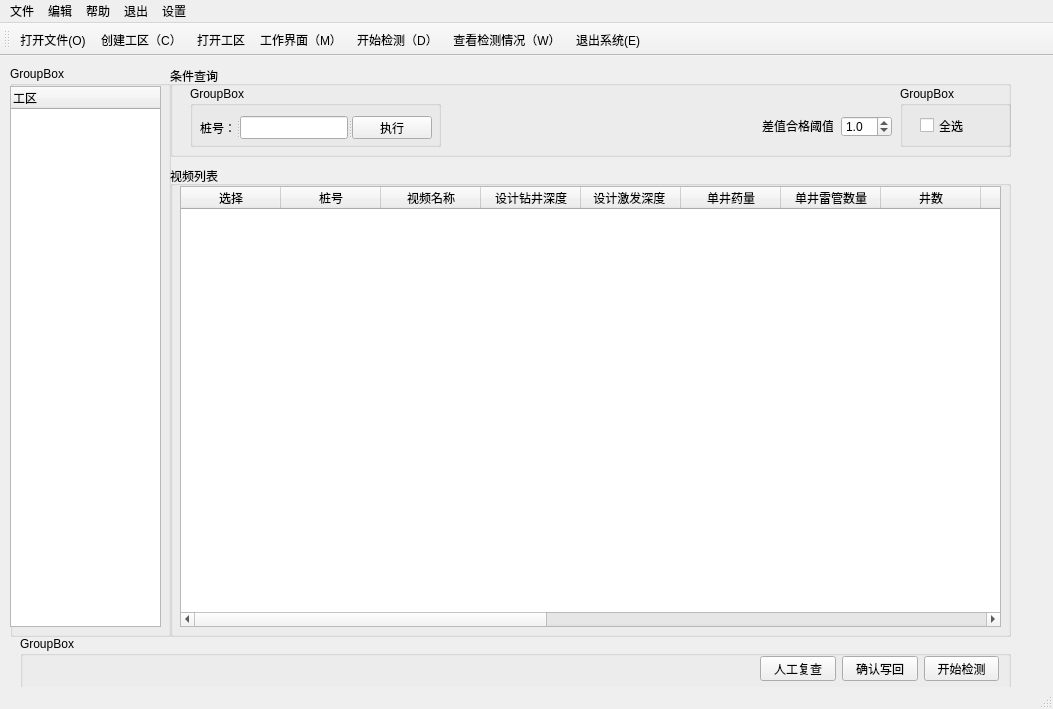
<?xml version="1.0" encoding="UTF-8"?>
<ui version="4.0">
 <class>MainWindow</class>
 <widget class="QMainWindow" name="MainWindow">
  <property name="geometry">
   <rect>
    <x>0</x>
    <y>0</y>
    <width>1053</width>
    <height>709</height>
   </rect>
  </property>
  <property name="windowTitle">
   <string>MainWindow</string>
  </property>
  <widget class="QWidget" name="centralwidget">
   <widget class="QStackedWidget" name="stackedWidget">
    <property name="geometry">
     <rect>
      <x>10</x>
      <y>10</y>
      <width>1021</width>
      <height>651</height>
     </rect>
    </property>
    <property name="currentIndex">
     <number>2</number>
    </property>
    <widget class="QWidget" name="page">
     <widget class="QLabel" name="label_2">
      <property name="geometry">
       <rect>
        <x>10</x>
        <y>470</y>
        <width>60</width>
        <height>18</height>
       </rect>
      </property>
      <property name="text">
       <string>处理内容：</string>
      </property>
     </widget>
     <widget class="QLabel" name="label">
      <property name="geometry">
       <rect>
        <x>282</x>
        <y>470</y>
        <width>60</width>
        <height>18</height>
       </rect>
      </property>
      <property name="text">
       <string>处理进度：</string>
      </property>
     </widget>
     <widget class="QGroupBox" name="groupBox">
      <property name="geometry">
       <rect>
        <x>0</x>
        <y>10</y>
        <width>720</width>
        <height>435</height>
       </rect>
      </property>
      <property name="title">
       <string>检测情况</string>
      </property>
      <layout class="QVBoxLayout" name="verticalLayout">
       <item>
        <layout class="QVBoxLayout" name="verticalLayout_7">
         <item>
          <layout class="QHBoxLayout" name="horizontalLayout_3">
           <item>
            <layout class="QHBoxLayout" name="horizontalLayout_2"/>
           </item>
          </layout>
         </item>
        </layout>
       </item>
       <item>
        <widget class="QTableWidget" name="detailsWidget">
         <property name="minimumSize">
          <size>
           <width>700</width>
           <height>400</height>
          </size>
         </property>
         <property name="sortingEnabled">
          <bool>false</bool>
         </property>
         <column>
          <property name="text">
           <string>序号</string>
          </property>
          <property name="font">
           <font>
            <bold>true</bold>
           </font>
          </property>
         </column>
         <column>
          <property name="text">
           <string>桩号</string>
          </property>
         </column>
         <column>
          <property name="text">
           <string>负责人</string>
          </property>
          <property name="font">
           <font>
            <bold>true</bold>
           </font>
          </property>
         </column>
         <column>
          <property name="text">
           <string>日期</string>
          </property>
          <property name="font">
           <font>
            <bold>true</bold>
           </font>
          </property>
         </column>
         <column>
          <property name="text">
           <string>药柱(个数)</string>
          </property>
          <property name="font">
           <font>
            <bold>true</bold>
           </font>
          </property>
         </column>
         <column>
          <property name="text">
           <string>下药杆(个数)</string>
          </property>
          <property name="font">
           <font>
            <bold>true</bold>
           </font>
          </property>
         </column>
         <column>
          <property name="text">
           <string>设计井深</string>
          </property>
          <property name="font">
           <font>
            <bold>true</bold>
           </font>
          </property>
         </column>
         <column>
          <property name="text">
           <string>雷管个数</string>
          </property>
          <property name="font">
           <font>
            <bold>true</bold>
           </font>
          </property>
         </column>
         <column>
          <property name="text">
           <string>药柱个数</string>
          </property>
          <property name="font">
           <font>
            <bold>true</bold>
           </font>
          </property>
         </column>
         <column>
          <property name="text">
           <string>下药杆数目</string>
          </property>
          <property name="font">
           <font>
            <bold>true</bold>
           </font>
          </property>
         </column>
         <column>
          <property name="text">
           <string>人工复检</string>
          </property>
          <property name="font">
           <font>
            <bold>true</bold>
           </font>
          </property>
         </column>
         <column>
          <property name="text">
           <string>状态</string>
          </property>
          <property name="font">
           <font>
            <bold>true</bold>
           </font>
          </property>
         </column>
        </widget>
       </item>
      </layout>
     </widget>
     <widget class="QLabel" name="processDetails">
      <property name="geometry">
       <rect>
        <x>76</x>
        <y>470</y>
        <width>200</width>
        <height>18</height>
       </rect>
      </property>
      <property name="minimumSize">
       <size>
        <width>200</width>
        <height>0</height>
       </size>
      </property>
      <property name="text">
       <string>无</string>
      </property>
     </widget>
     <widget class="QProgressBar" name="progressBar">
      <property name="geometry">
       <rect>
        <x>348</x>
        <y>471</y>
        <width>112</width>
        <height>16</height>
       </rect>
      </property>
      <property name="maximumSize">
       <size>
        <width>16777215</width>
        <height>16</height>
       </size>
      </property>
      <property name="value">
       <number>0</number>
      </property>
     </widget>
     <widget class="QWidget" name="layoutWidget">
      <property name="geometry">
       <rect>
        <x>740</x>
        <y>20</y>
        <width>131</width>
        <height>501</height>
       </rect>
      </property>
      <layout class="QHBoxLayout" name="horizontalLayout">
       <item>
        <layout class="QVBoxLayout" name="verticalLayout_6">
         <item>
          <widget class="QGroupBox" name="groupBox_2">
           <property name="maximumSize">
            <size>
             <width>200</width>
             <height>200</height>
            </size>
           </property>
           <property name="title">
            <string>编辑</string>
           </property>
           <layout class="QVBoxLayout" name="verticalLayout_3">
            <item>
             <layout class="QVBoxLayout" name="verticalLayout_2">
              <item>
               <widget class="QPushButton" name="loadButton">
                <property name="font">
                 <font>
                  <family>微软雅黑</family>
                 </font>
                </property>
                <property name="styleSheet">
                 <string notr="true"/>
                </property>
                <property name="text">
                 <string>加载数据</string>
                </property>
                <property name="icon">
                 <iconset>
                  <normaloff>:/images/resources/images/pg1.ico</normaloff>:/images/resources/images/pg1.ico</iconset>
                </property>
               </widget>
              </item>
              <item>
               <widget class="QPushButton" name="saveAllButton">
                <property name="font">
                 <font>
                  <family>微软雅黑</family>
                 </font>
                </property>
                <property name="styleSheet">
                 <string notr="true"/>
                </property>
                <property name="text">
                 <string>全部保存</string>
                </property>
               </widget>
              </item>
              <item>
               <widget class="QPushButton" name="addButton">
                <property name="font">
                 <font>
                  <family>微软雅黑</family>
                 </font>
                </property>
                <property name="styleSheet">
                 <string notr="true"/>
                </property>
                <property name="text">
                 <string>添加条目</string>
                </property>
               </widget>
              </item>
              <item>
               <widget class="QPushButton" name="deleteButton">
                <property name="font">
                 <font>
                  <family>微软雅黑</family>
                 </font>
                </property>
                <property name="styleSheet">
                 <string notr="true"/>
                </property>
                <property name="text">
                 <string>删除条目</string>
                </property>
               </widget>
              </item>
              <item>
               <widget class="QPushButton" name="saveButton">
                <property name="font">
                 <font>
                  <family>微软雅黑</family>
                 </font>
                </property>
                <property name="styleSheet">
                 <string notr="true"/>
                </property>
                <property name="text">
                 <string>保存当前</string>
                </property>
               </widget>
              </item>
              <item>
               <widget class="QPushButton" name="saveFileButton">
                <property name="text">
                 <string>导出文件</string>
                </property>
               </widget>
              </item>
             </layout>
            </item>
           </layout>
          </widget>
         </item>
         <item>
          <spacer name="verticalSpacer">
           <property name="orientation">
            <enum>Qt::Vertical</enum>
           </property>
           <property name="sizeHint" stdset="0">
            <size>
             <width>20</width>
             <height>40</height>
            </size>
           </property>
          </spacer>
         </item>
         <item>
          <widget class="QGroupBox" name="groupBox_3">
           <property name="title">
            <string>统计</string>
           </property>
           <layout class="QVBoxLayout" name="verticalLayout_5">
            <item>
             <layout class="QVBoxLayout" name="verticalLayout_4">
              <item>
               <widget class="QPushButton" name="updateStatusButton">
                <property name="text">
                 <string>更新状态</string>
                </property>
               </widget>
              </item>
              <item>
               <widget class="QPushButton" name="pushButton_2">
                <property name="text">
                 <string>导入文件</string>
                </property>
               </widget>
              </item>
              <item>
               <widget class="QPushButton" name="pushButton_3">
                <property name="text">
                 <string>预留4</string>
                </property>
               </widget>
              </item>
             </layout>
            </item>
           </layout>
          </widget>
         </item>
        </layout>
       </item>
      </layout>
     </widget>
    </widget>
    <widget class="QWidget" name="page_2">
     <widget class="QGroupBox" name="groupBox_4">
      <property name="geometry">
       <rect>
        <x>20</x>
        <y>30</y>
        <width>931</width>
        <height>391</height>
       </rect>
      </property>
      <property name="title">
       <string>检测</string>
      </property>
      <widget class="QTableWidget" name="videoWidget_2">
       <property name="geometry">
        <rect>
         <x>30</x>
         <y>90</y>
         <width>881</width>
         <height>191</height>
        </rect>
       </property>
       <attribute name="horizontalHeaderVisible">
        <bool>true</bool>
       </attribute>
       <attribute name="horizontalHeaderCascadingSectionResizes">
        <bool>false</bool>
       </attribute>
       <attribute name="horizontalHeaderHighlightSections">
        <bool>true</bool>
       </attribute>
       <attribute name="horizontalHeaderShowSortIndicator" stdset="0">
        <bool>false</bool>
       </attribute>
       <attribute name="horizontalHeaderStretchLastSection">
        <bool>true</bool>
       </attribute>
       <attribute name="verticalHeaderVisible">
        <bool>true</bool>
       </attribute>
       <column>
        <property name="text">
         <string>选择</string>
        </property>
       </column>
       <column>
        <property name="text">
         <string>Video Files</string>
        </property>
       </column>
      </widget>
      <widget class="QPushButton" name="startDetectionButton">
       <property name="geometry">
        <rect>
         <x>830</x>
         <y>310</y>
         <width>81</width>
         <height>31</height>
        </rect>
       </property>
       <property name="text">
        <string>开始检测</string>
       </property>
      </widget>
      <widget class="QPushButton" name="startDetectionButton_2">
       <property name="geometry">
        <rect>
         <x>740</x>
         <y>310</y>
         <width>81</width>
         <height>31</height>
        </rect>
       </property>
       <property name="text">
        <string>人工复查</string>
       </property>
      </widget>
      <widget class="QWidget" name="layoutWidget">
       <property name="geometry">
        <rect>
         <x>30</x>
         <y>19</y>
         <width>881</width>
         <height>51</height>
        </rect>
       </property>
       <layout class="QHBoxLayout" name="horizontalLayout_4">
        <item>
         <widget class="QLabel" name="label_4">
          <property name="text">
           <string>工区路径：</string>
          </property>
         </widget>
        </item>
        <item>
         <widget class="QLineEdit" name="filelineEdit"/>
        </item>
        <item>
         <widget class="QPushButton" name="openFileButton">
          <property name="text">
           <string>open file</string>
          </property>
         </widget>
        </item>
       </layout>
      </widget>
      <widget class="QWidget" name="layoutWidget">
       <property name="geometry">
        <rect>
         <x>41</x>
         <y>330</y>
         <width>181</width>
         <height>25</height>
        </rect>
       </property>
       <layout class="QHBoxLayout" name="horizontalLayout_5">
        <item>
         <widget class="QLineEdit" name="processEdit">
          <property name="text">
           <string>检测进度：</string>
          </property>
         </widget>
        </item>
        <item>
         <widget class="QProgressBar" name="detectProgressBar">
          <property name="value">
           <number>0</number>
          </property>
         </widget>
        </item>
       </layout>
      </widget>
      <widget class="QProgressBar" name="totaldetectProgressBar">
       <property name="geometry">
        <rect>
         <x>240</x>
         <y>330</y>
         <width>112</width>
         <height>23</height>
        </rect>
       </property>
       <property name="value">
        <number>0</number>
       </property>
      </widget>
     </widget>
     <widget class="QGroupBox" name="groupBox_5">
      <property name="geometry">
       <rect>
        <x>20</x>
        <y>440</y>
        <width>931</width>
        <height>151</height>
       </rect>
      </property>
      <property name="title">
       <string>检测结果</string>
      </property>
      <widget class="QTextBrowser" name="resultText">
       <property name="geometry">
        <rect>
         <x>30</x>
         <y>20</y>
         <width>881</width>
         <height>121</height>
        </rect>
       </property>
      </widget>
     </widget>
    </widget>
    <widget class="QWidget" name="mainPage">
     <widget class="QGroupBox" name="groupBox_6">
      <property name="geometry">
       <rect>
        <x>160</x>
        <y>0</y>
        <width>841</width>
        <height>91</height>
       </rect>
      </property>
      <property name="title">
       <string>条件查询</string>
      </property>
      <widget class="QGroupBox" name="groupBox_7">
       <property name="geometry">
        <rect>
         <x>20</x>
         <y>20</y>
         <width>251</width>
         <height>61</height>
        </rect>
       </property>
       <property name="title">
        <string>GroupBox</string>
       </property>
       <widget class="QSplitter" name="splitter">
        <property name="geometry">
         <rect>
          <x>10</x>
          <y>30</y>
          <width>232</width>
          <height>23</height>
         </rect>
        </property>
        <property name="orientation">
         <enum>Qt::Horizontal</enum>
        </property>
        <widget class="QLabel" name="label_3">
         <property name="text">
          <string>桩号：</string>
         </property>
        </widget>
        <widget class="QLineEdit" name="stationnumberlineSearch"/>
        <widget class="QPushButton" name="stationnumberpushButton">
         <property name="text">
          <string>执行</string>
         </property>
        </widget>
       </widget>
      </widget>
      <widget class="QGroupBox" name="groupBox_11">
       <property name="geometry">
        <rect>
         <x>730</x>
         <y>20</y>
         <width>111</width>
         <height>61</height>
        </rect>
       </property>
       <property name="title">
        <string>GroupBox</string>
       </property>
       <widget class="QCheckBox" name="selectAllCheckBox">
        <property name="geometry">
         <rect>
          <x>20</x>
          <y>30</y>
          <width>80</width>
          <height>19</height>
         </rect>
        </property>
        <property name="text">
         <string>全选</string>
        </property>
       </widget>
      </widget>
      <widget class="QDoubleSpinBox" name="differenceThreshold">
       <property name="geometry">
        <rect>
         <x>671</x>
         <y>50</y>
         <width>51</width>
         <height>21</height>
        </rect>
       </property>
       <property name="decimals">
        <number>1</number>
       </property>
       <property name="singleStep">
        <double>0.100000000000000</double>
       </property>
       <property name="value">
        <double>1.000000000000000</double>
       </property>
      </widget>
      <widget class="QLabel" name="label_5">
       <property name="geometry">
        <rect>
         <x>592</x>
         <y>50</y>
         <width>71</width>
         <height>20</height>
        </rect>
       </property>
       <property name="text">
        <string>差值合格阈值</string>
       </property>
      </widget>
     </widget>
     <widget class="QGroupBox" name="groupBox_8">
      <property name="geometry">
       <rect>
        <x>0</x>
        <y>0</y>
        <width>161</width>
        <height>571</height>
       </rect>
      </property>
      <property name="title">
       <string>GroupBox</string>
      </property>
      <widget class="QTreeWidget" name="treeWidget">
       <property name="geometry">
        <rect>
         <x>0</x>
         <y>20</y>
         <width>151</width>
         <height>541</height>
        </rect>
       </property>
       <column>
        <property name="text">
         <string>工区</string>
        </property>
       </column>
      </widget>
     </widget>
     <widget class="QGroupBox" name="groupBox_9">
      <property name="geometry">
       <rect>
        <x>160</x>
        <y>100</y>
        <width>841</width>
        <height>471</height>
       </rect>
      </property>
      <property name="title">
       <string>视频列表</string>
      </property>
      <widget class="QTableWidget" name="videoInfoTableWidget">
       <property name="geometry">
        <rect>
         <x>10</x>
         <y>20</y>
         <width>821</width>
         <height>441</height>
        </rect>
       </property>
       <column>
        <property name="text">
         <string>选择</string>
        </property>
       </column>
       <column>
        <property name="text">
         <string>桩号</string>
        </property>
       </column>
       <column>
        <property name="text">
         <string>视频名称</string>
        </property>
       </column>
       <column>
        <property name="text">
         <string>设计钻井深度</string>
        </property>
       </column>
       <column>
        <property name="text">
         <string>设计激发深度 </string>
        </property>
       </column>
       <column>
        <property name="text">
         <string>单井药量</string>
        </property>
       </column>
       <column>
        <property name="text">
         <string>单井雷管数量</string>
        </property>
       </column>
       <column>
        <property name="text">
         <string>井数</string>
        </property>
       </column>
       <column>
        <property name="text">
         <string>处理状态</string>
        </property>
       </column>
       <column>
        <property name="text">
         <string>是否复查</string>
        </property>
       </column>
       <column>
        <property name="text">
         <string>下药深度</string>
        </property>
       </column>
       <column>
        <property name="text">
         <string>差值</string>
        </property>
       </column>
       <column>
        <property name="text">
         <string>井监</string>
        </property>
       </column>
       <column>
        <property name="text">
         <string>检查人</string>
        </property>
       </column>
       <column>
        <property name="text">
         <string>下药日期</string>
        </property>
       </column>
       <column>
        <property name="text">
         <string>检查日期</string>
        </property>
       </column>
       <column>
        <property name="text">
         <string>钻井评价</string>
        </property>
       </column>
       <column>
        <property name="text">
         <string>备注</string>
        </property>
       </column>
      </widget>
     </widget>
     <widget class="QGroupBox" name="groupBox_10">
      <property name="geometry">
       <rect>
        <x>10</x>
        <y>570</y>
        <width>991</width>
        <height>61</height>
       </rect>
      </property>
      <property name="title">
       <string>GroupBox</string>
      </property>
      <widget class="QWidget" name="layoutWidget">
       <property name="geometry">
        <rect>
         <x>740</x>
         <y>20</y>
         <width>239</width>
         <height>25</height>
        </rect>
       </property>
       <layout class="QHBoxLayout" name="horizontalLayout_6">
        <item>
         <widget class="QPushButton" name="pushButton_4">
          <property name="text">
           <string>人工复查</string>
          </property>
         </widget>
        </item>
        <item>
         <widget class="QPushButton" name="commitChangeToDatabasePushbutton">
          <property name="text">
           <string>确认写回</string>
          </property>
         </widget>
        </item>
        <item>
         <widget class="QPushButton" name="startDetectionButton_MainPage">
          <property name="text">
           <string>开始检测</string>
          </property>
         </widget>
        </item>
       </layout>
      </widget>
     </widget>
    </widget>
   </widget>
  </widget>
  <widget class="QMenuBar" name="menubar">
   <property name="geometry">
    <rect>
     <x>0</x>
     <y>0</y>
     <width>1053</width>
     <height>21</height>
    </rect>
   </property>
   <widget class="QMenu" name="menuweishenem1">
    <property name="title">
     <string>文件</string>
    </property>
    <addaction name="actionOpen"/>
    <addaction name="action_Excel"/>
    <addaction name="actionExit"/>
   </widget>
   <widget class="QMenu" name="menu_2">
    <property name="title">
     <string>帮助</string>
    </property>
   </widget>
   <widget class="QMenu" name="menu_3">
    <property name="title">
     <string>退出</string>
    </property>
   </widget>
   <widget class="QMenu" name="menu">
    <property name="title">
     <string>编辑</string>
    </property>
    <addaction name="action_D"/>
    <addaction name="actionWatch"/>
    <addaction name="separator"/>
   </widget>
   <widget class="QMenu" name="menu_4">
    <property name="title">
     <string>设置</string>
    </property>
    <addaction name="action_detectors"/>
    <addaction name="separator"/>
   </widget>
   <addaction name="menuweishenem1"/>
   <addaction name="menu"/>
   <addaction name="menu_2"/>
   <addaction name="menu_3"/>
   <addaction name="menu_4"/>
  </widget>
  <widget class="QToolBar" name="toolBar">
   <property name="windowTitle">
    <string>toolBar</string>
   </property>
   <attribute name="toolBarArea">
    <enum>TopToolBarArea</enum>
   </attribute>
   <attribute name="toolBarBreak">
    <bool>false</bool>
   </attribute>
   <addaction name="actionOpen"/>
   <addaction name="action_create"/>
   <addaction name="action_open_workspace"/>
   <addaction name="action_main"/>
   <addaction name="action_D"/>
   <addaction name="actionWatch"/>
   <addaction name="actionExit"/>
  </widget>
  <widget class="QStatusBar" name="statusBar"/>
  <action name="actionExit">
   <property name="text">
    <string>退出系统(E)</string>
   </property>
   <property name="toolTip">
    <string>退出系统</string>
   </property>
   <property name="shortcut">
    <string>Ctrl+E</string>
   </property>
  </action>
  <action name="actionOpen">
   <property name="text">
    <string>打开文件(O)</string>
   </property>
   <property name="toolTip">
    <string>打开文件</string>
   </property>
   <property name="shortcut">
    <string>Ctrl+O</string>
   </property>
  </action>
  <action name="actionWatch">
   <property name="text">
    <string>查看检测情况（W）</string>
   </property>
   <property name="toolTip">
    <string>查看检测信息</string>
   </property>
   <property name="shortcut">
    <string>Ctrl+W</string>
   </property>
  </action>
  <action name="action_D">
   <property name="text">
    <string>开始检测（D）</string>
   </property>
   <property name="toolTip">
    <string>开始检测</string>
   </property>
  </action>
  <action name="action_Excel">
   <property name="text">
    <string>查看Excel表格</string>
   </property>
   <property name="toolTip">
    <string>查看</string>
   </property>
  </action>
  <action name="action_create">
   <property name="text">
    <string>创建工区（C）</string>
   </property>
   <property name="toolTip">
    <string>创建工区</string>
   </property>
   <property name="shortcut">
    <string>Ctrl+C</string>
   </property>
  </action>
  <action name="action_open_workspace">
   <property name="text">
    <string>打开工区</string>
   </property>
  </action>
  <action name="action_detectors">
   <property name="text">
    <string>检测器设置</string>
   </property>
  </action>
  <action name="action_main">
   <property name="text">
    <string>工作界面（M）</string>
   </property>
  </action>
 </widget>
 <resources/>
 <connections/>
</ui>
